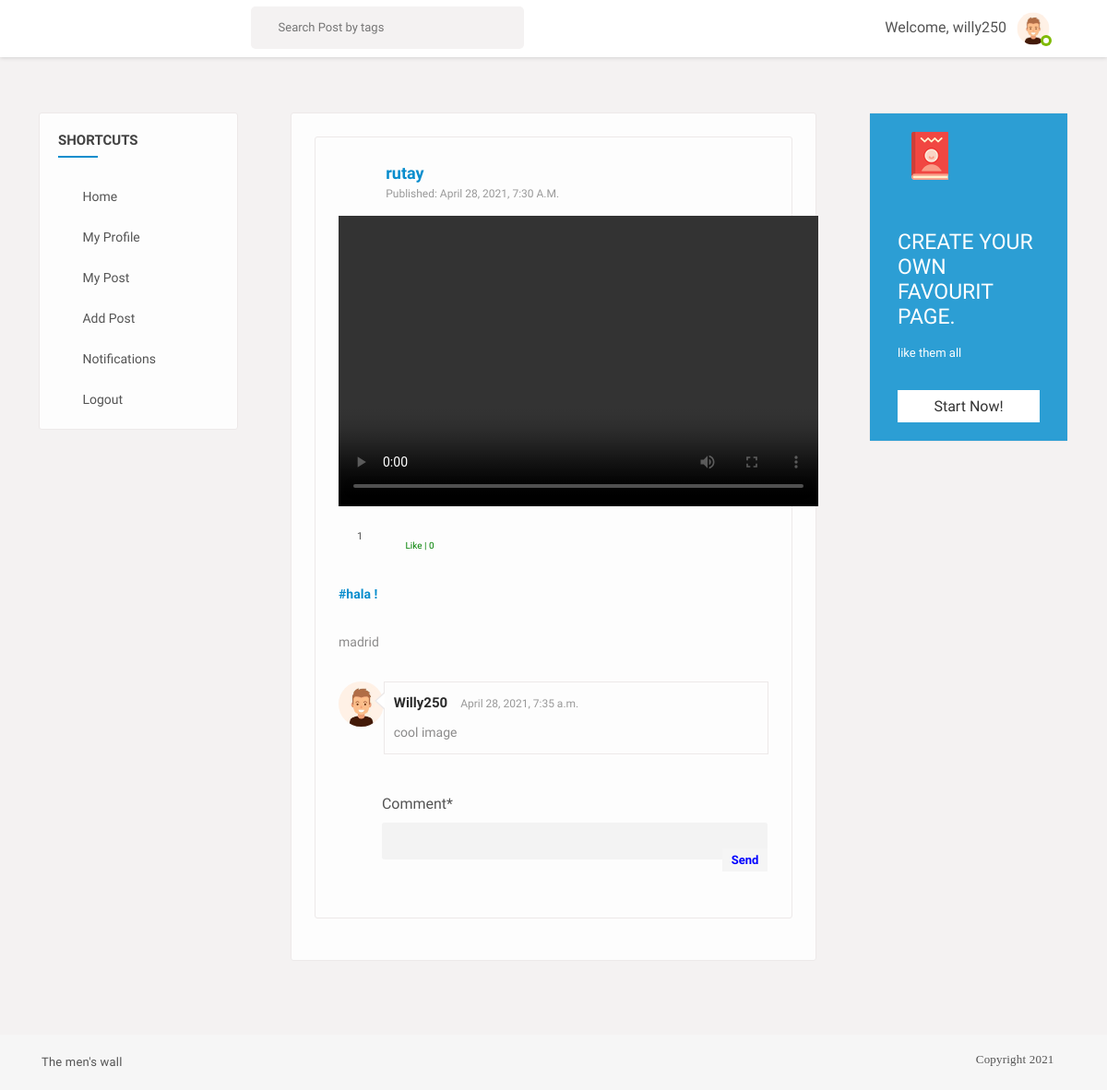
Screenshot of /post/12/ (signed in) with the database file from the repository.
### users/models.py (models this page shows, shortened)
class Profile(models.Model):
	user = models.OneToOneField(User, on_delete=models.CASCADE)
	image = models.ImageField(default='default.png', upload_to='profile_pics')
	slug = AutoSlugField(populate_from='user')
	bio = models.CharField(max_length=255, blank=True)
	friends = models.ManyToManyField("Profile", blank=True)

### feed/models.py (models this page shows, shortened)
class Post(models.Model):
	description = models.CharField(max_length=255, blank=True)
	pic = models.ImageField(upload_to='path/to/img',blank=True)
	video = models.FileField(upload_to='path/to/video',validators=[file_size],blank=True)
	date_posted = models.DateTimeField(default=timezone.now)
	user_name = models.ForeignKey(User, on_delete=models.CASCADE)
	tags = models.CharField(max_length=100, blank=True)

class Comments(models.Model):
	post = models.ForeignKey(Post, related_name='details', on_delete=models.CASCADE)
	username = models.ForeignKey(User, related_name='details', on_delete=models.CASCADE)
	comment = models.CharField(max_length=255)
	comment_date = models.DateTimeField(default=timezone.now)

### feed/views.py (the view)
# urls.py: path('post/<int:pk>/', views.post_detail, name='post-detail'),
@login_required
def post_detail(request, pk):
	post = get_object_or_404(Post, pk=pk)
	user = request.user
	p = Profile.objects.filter(user = request.user).first()
	u = p.user
	is_liked =  Like.objects.filter(user=user, post=post)
	if request.method == 'POST':
		form = NewCommentForm(request.POST)
		if form.is_valid():
			data = form.save(commit=False)
			data.post = post
			data.username = user
			data.save()
			return redirect('post-detail', pk=pk)
	else:
		form = NewCommentForm()
	return render(request, 'feed/post_detail.html', {'u':u,'post':post, 'is_liked':is_liked, 'form':form})

### feed/forms.py
class NewCommentForm(forms.ModelForm):
	comment = forms.CharField(widget=forms.Textarea)
	class Meta:
		model = Comments
		fields = ['comment']

### feed/views.py (called while the page is built)
def CountNotifications(request):
	count_notifications = 0
	if request.user.is_authenticated:
		count_notifications = Notification.objects.filter(user=request.user, is_seen=False).count()
	return {'count_notifications':count_notifications}

def GetProfile(request):
	you = ''
	if request.user.is_authenticated:
		p = request.user.profile
		you = p.user
	return {'profile':you}

### feed/templates/feed/post_detail.html (shortened to what this page needs)
{% extends "basefeed.html" %}
{% load static %}
{% load crispy_forms_tags %}
{% block content %}
<section>
  <div class="gap gray-bg">
    <div class="container-fluid">
      <div class="row">
        <div class="col-lg-12">
          <div class="row" id="page-contents">
            <div class="col-lg-3">
              <aside class="sidebar static">
                <div class="widget stick-widget">
                  <h4 class="widget-title">Shortcuts</h4>
                  <ul class="naves">
                    <li>
                      <i class="ti-home"></i>
                      <a href="{% url 'home' %}" title="">Home</a>
                    </li>
                    <li>
                      <i class="ti-user"></i>
                      <a href="{% url 'edit_profile' %}" title="">My profile</a>
                    </li>
                    <li>
                      <i class="ti-files"></i>
                      <a href="{% url 'user-posts' request.user.username %}" title="">My post</a>
                    </li>
                    <li>
                      <i class="ti-plus"></i>
                      <a href="{% url 'post-create' %}" title="">Add post</a>
                    </li>
                    <li>
                      <i class="ti-bell"></i>
                      <a href="{% url 'show-notifications' %}" title="">Notifications
         </a>
                    </li>
                    <li>
                      <i class="ti-power-off"></i>
                      <a href="{% url 'logout' %}" title="">Logout</a>
                    </li>
                  </ul>
                </div>
              </aside>
            </div>
            <div class="col-lg-6">
              <div class="central-meta">
                  <div class="central-meta item">
                  <div class="user-post">
                  <div class="friend-info">
                    <figure>
                    </figure>
                    <div class="friend-name">
                      <ins><a href="#" title="">{{ post.user_name }}</a></ins>
                      <span>published: {{ post.date_posted }}</span>
                    </div>
                    <div class="post-meta">
                      {% if post.video %}
                      <video width="520" height="315" controls>
                        <source src="{{ post.video.url }}" type="video/mp4" webkitallowfullscreen mozallowfullscreen allowfullscreen>
                    </video>
                            {% endif %}
                      <div class="we-video-info">
                        <ul>
                          <li>
                            <span class="comment" data-toggle="tooltip" title="Comments">
                              <i class="fa fa-comments-o"></i>
                              <ins>{{ post.details.count }}</ins>
                            </span>
                          </li>
                          <li>
                            <button class="btn btn-white mr-3 like"
                            style="background-color: transparent;"
                            id="{{ post.id }}">
                              {% if is_liked %}
                              <a
                                href="{% url 'post-like' %}"
                                style="color: red;font-size: x-small;"
                                id="likebtn{{ post.id }}"
                              >
                                Unlike | {{post.likes.count}}</a
                              >
                              {% else %}
                              <a
                                href="{% url 'post-like' %}"
                                style="color: green;font-size: x-small;"
                                id="likebtn{{ post.id }}"
                              >
                                Like | {{post.likes.count}}</a
                              >
                              {% endif %}
                            </button>
                          </li>
                        </ul>
                      </div>
                      <div class="description">
                        <p>
                          {% if post.tags %}
                          <a href="#" title="">{{ post.tags }} !</a></br>
                            <br />
                            {% endif %}
                         {{ post.description }}</p>
                      </div>
                    </div>
                  </div>
                  <div class="coment-area">
                    {% if post.details.all %}
                    <ul class="we-comet">
                      {% for detail in post.details.all %}
                      <li>
                        <div class="comet-avatar">
                          <img src="{{ detail.username.profile.image.url }}" alt="">
                        </div>
                        <div class="we-comment">
                          <div class="coment-head">
                            <h5><a href="time-line.html" title="">{{ detail.username }}</a></h5>
                            <span>{{ detail.comment_date }}</span>
                            <a class="we-reply" href="#" title="Reply"><i class="fa fa-reply"></i></a>
                          </div>
                          <p style="display: block;
                          width: auto;
                          height: auto;
                          word-break: break-all;
                          word-wrap: break-word;
                          white-space: normal;">{{ detail.comment}}</p>
                        </div>
                      </li>
                      {% endfor %}
                      {% else %}
      <li>No comments to show!</li>
      {% endif %}
      <li class="post-comment">
        <div class="comet-avatar">
        </div>
        <div class="post-comt-box">
          <form class="form-signin" method="POST" id="post-form">
            {{ form|crispy }}
            <button type="submit" style="background-color: whitesmoke;color:blue;";>Send</button>
          </form>
        </div>
      </li>
                    </ul>
                  </div>
                </div>
              </div>
            </div>
          </div>
          <div class="col-lg-3">
            <aside class="sidebar static">
              <div class="widget friend-list stick-widget">
                <div class="banner medium-opacity bluesh">
                  <div class="bg-image" style="background-image: url(images/resources/baner-widgetbg.jpg)"></div>
                  <div class="baner-top">
                    <span><img alt="" src="images/book-icon.png"></span>
                    <i class="fa fa-ellipsis-h"></i>
                  </div>
                  <div class="banermeta">
                    <p>
                      create your own favourit page.
                    </p>
                    <span>like them all</span>
                    <a data-ripple="" title="" href="#">start now!</a>
                  </div>
                </div>
              </div>
            </aside>
          </div>
        </div>
      </div>
    </div>
  </div>
</section>
{% endblock content %}

### feed/templates/basefeed.html (shortened to what this page needs)
{% load static %}
<!DOCTYPE html>
<html lang="en">
<head>
    <link rel="stylesheet" href="{% static 'css/main.min.css' %}">
    <link rel="stylesheet" href="{% static 'css/style.css' %}">
    <link rel="stylesheet" href="{% static 'css/color.css' %}">
    <link rel="stylesheet" href="{% static 'css/responsive.css' %}">
</head>
<body>
    <div class="theme-layout">
        <div class="topbar stick">
            <div class="logo">
            </div>
            <div class="top-area">
                <div class="top-search">
                    <form action="{% url 'search_posts' %}" method="GET" class="">
                        <input name="p" type="text" placeholder="Search Post by tags" />
                        <button data-ripple type="submit"><i class="ti-search"></i></button>
                    </form>
                </div>
                <div class="user-img">
                    <span>Welcome,</span>
                    <span>{{profile.profile.user.username}}</span>
                    <img src="{{profile.profile.image.url}}" alt="" style="vertical-align: middle;
                    width: 50px;
                    height: 50px;
                    border-radius: 50%;">
                    <span class="status f-online"></span>
                </div>
            </div>
        </div>
        {% block content %}
        {% endblock content %}
        <div class="bottombar">
            <div class="container">
                <div class="row">
                    <div class="col-md-12">
                        <span class="copyright"><a target="_blank" href="#">The men's wall</a></span>
                        <i i class="fa fa-copyright"><span class="copyright"><a target="_blank" href="#">Copyright 2021</a></span></i>
                    </div>
                </div>
            </div>
        </div>
    </div>
</body>
</html>

### static/css/color.css (style rules this page uses)
.product-carousel .owl-nav .owl-prev::before, .product-carousel .owl-nav .owl-next::before, .product-caro .owl-prev:hover:before, .product-caro .owl-next:hover:before, .log-reg-area form .forgot-pwd, .log-reg-area form .already-have, .log-reg-area > p a, .top-area > ul > li > a > span, .timeline-info > ul li a.active, .timeline-info > ul li a:hover, .dropdowns > a.more-mesg, .activity-meta > h6 a, .activity-meta > span a:hover, .friend-name > ins, .description > p a, .we-reply, .sidebar .widget li:hover > a, .sidebar .widget li:hover > i, .friend-meta > a, .user-setting > a:hover, .we-comet li a.showmore, .twiter-feed > li p a, .tutor-links > li i, .tutor-links > li:hover, .pepl-info > span, .page-meta > a, .frnds .nav-tabs .nav-item a.active, .f-title i, #work > div a, .basics > li i, .education > li i, .groups > span i, a.forgot-pwd, .friend-meta > h4 a:hover, .x_title > h2, .post-meta .detail > span, .add-btn > a:hover, .top-area > ul.main-menu > li > ul li a:hover, .dropdowns.active > a i, .user-setting > a i, .form-group input.form-file ~ .control-label, .form-group input.has-value ~ .control-label, .form-group input:focus ~ .control-label, .form-group input:valid ~ .control-label, .form-group select ~ .control-label, .form-group textarea.form-file ~ .control-label, .form-group textarea.has-value ~ .control-label, .form-group textarea:focus ~ .control-label, .form-group textarea:valid ~ .control-label, .flaged > h3, .invition .friend-meta a.invite:hover, .more-optns > ul li:hover, .post-title > h4 a:hover, .post-title .p-date a:hover, .l-post .l-post-meta > h4 a:hover, .read:hover, blockquote, .tags > a:hover, .comment-titles > span, .help-list > ul li a:hover i, .carrer-title > h2 > span, .carrer-title > span a, .open-position > h4 a:hover, .option-set.icon-style > li > a.selected, .category-box > i, .getquot-baner > a, .branches-box > ul li i, .help-topic-result > h2 a:hover, .product-name > h5 a:hover, .full-postmeta .shopnow, .prices.style2 ins span, .single-btn > li > a.active, .total-box > ul > li.final-total, .logout-meta > p a, .forum-list table tbody tr td i, .forum-list table tbody tr td a, .widget ul.recent-topics > li > i, .date-n-reply > a, .topic-data > span, .help-list > ul li a:hover, .employer-info h2, .job-detail > ul li i, .company-intro > a { color: #088dcd; }
#nprogress .bar, .timeline-info > ul li a::before, .add-btn > a, .activitiez > li::before, form button, .colla-apps > li a:hover, a.underline:before, .setting-row input:checked + label, .user-avatar:hover .edit-phto, .error-meta > a, .color-bg, .add-butn, .nav.nav-tabs.likes-btn > li a.active, a.dislike-btn, .drop > a:hover, .btn-view.btn-load-more:hover, .accordion .card h5 button[aria-expanded="true"], .chat-head, .f-page > figure em, .inbox-panel-head > ul > li > a, .nav-tabs--left .nav-link.active, .nav-tabs--left .nav-link.active:hover, footer .widget-title h4::before, #topcontrol, .sidebar .widget-title::before, .f-title::before, .g-post-classic > figure > i::after, .purify > a, .help-list > a:hover, .open-position::before, .info > a, .category-box:hover, .category-box.selected, a.main-btn, .section-heading::before, .getquot-baner, .more-branches > h4::before, .is-helpful > a, .cart-optionz > li > a:hover, .paginationz > li a:hover, .paginationz > li a.active, .shopping-cart, a.btn2:hover, .form-submit > input[type="submit"], button.submit-checkout, .delete-cart:hover, .proceed .button, .amount-area .update-cart, a.addnewforum, .apply-bttons > a { background: #088dcd; }

### static/css/responsive.css (style rules this page uses)
@media screen and (max-width: 1281px) and (min-width: 1024px) { .sidebar .widget li > a { font-size: 14px; } }

### rows the page displays
Post: user_name "rutay", date_posted "April 28, 2021, 7:30 A.m.", details.count "1", likes.count "0", tags "#hala", description "madrid"
Comments: username.profile.image (placeholder picture), username "Willy250", comment_date "April 28, 2021, 7:35 a.m.", comment "cool image"

### other values shown
{{ profile.profile.user.username }} "willy250"
